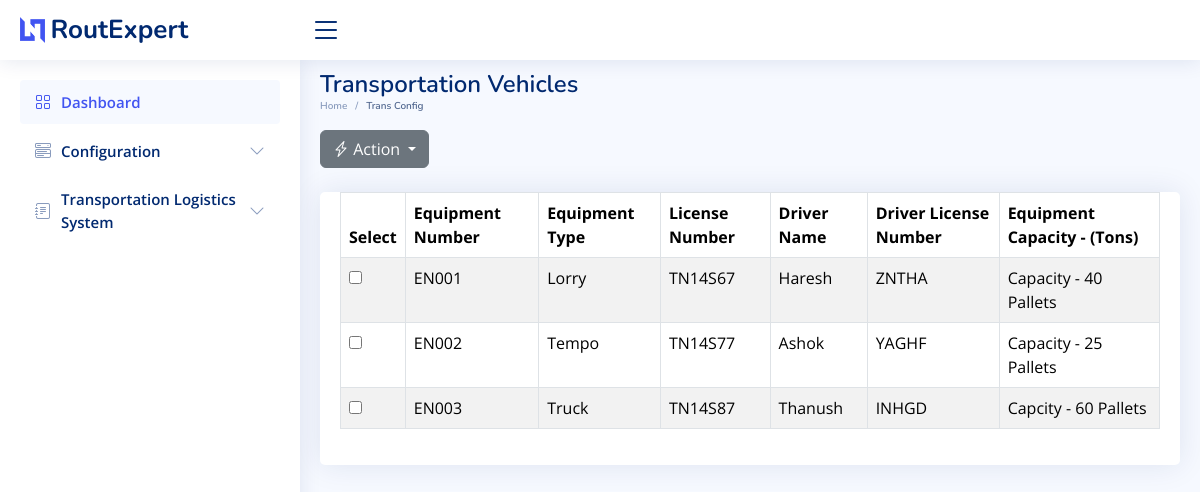
The app's page /trans_equip_config, older data.
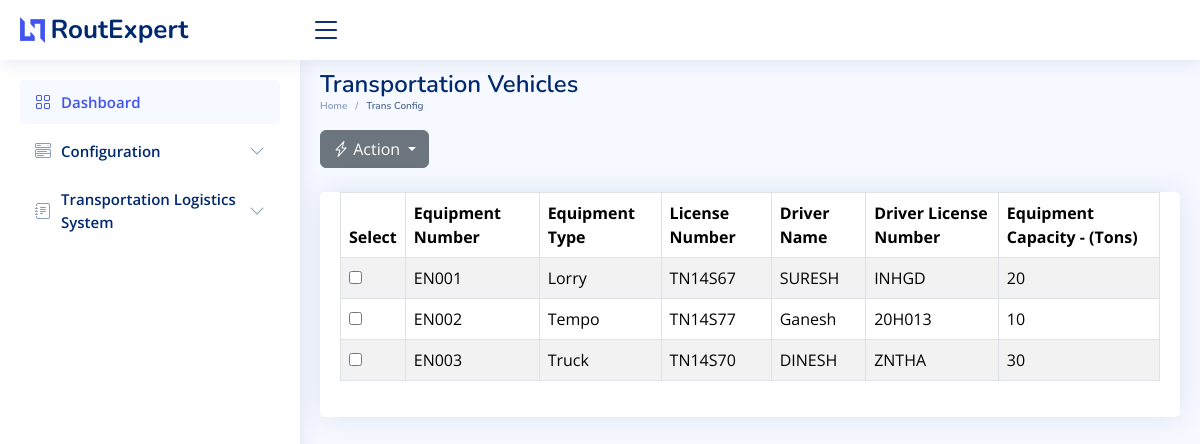
The same page, newer data.
### sql_app/model.py (models this page shows)
class TransportationEquipment(Base):
    __tablename__ = "TransportationEquipment"
    id = Column(Integer, primary_key=True, index=True)
    equipment_number = Column(String)
    equipment_type = Column(String)
    equipment_license_number = Column(String)
    driver_name = Column(String)
    driver_license_number = Column(String)
    equipment_description = Column(String)

### main.py (the view)
@app.get("/trans_equip_config",response_class=HTMLResponse)
async def trans_equip_config(request: Request):
    equipment_list = []
    db = SessionLocal()
    equipment_records = db.query(TransportationEquipment).all()
    for equipment in equipment_records:
        equipment_data = {
            "id": equipment.id,
            "equipment_number": equipment.equipment_number,
            "equipment_type": equipment.equipment_type,
            "equipment_license_number": equipment.equipment_license_number,
            "driver_name": equipment.driver_name,
            "driver_license_number": equipment.driver_license_number,
            "equipment_description": equipment.equipment_description,
        }
        equipment_list.append(equipment_data)
    return templates.TemplateResponse("trans_equip_config.html", {"request": request, "equipment": equipment_list})

### templates/trans_equip_config.html (shortened to what this page needs)
<!DOCTYPE html>
<html lang="en">
  <head>
    <link
      href="../static/assets/vendor/bootstrap/css/bootstrap.min.css"
      rel="stylesheet"
    />
    <link
      href="../static/assets/vendor/bootstrap-icons/bootstrap-icons.css"
      rel="stylesheet"
    />
    <link
      href="../static/assets/vendor/boxicons/css/boxicons.min.css"
      rel="stylesheet"
    />
    <link
      href="../static/assets/vendor/quill/quill.snow.css"
      rel="stylesheet"
    />
    <link
      href="../static/assets/vendor/quill/quill.bubble.css"
      rel="stylesheet"
    />
    <link
      href="../static/assets/vendor/remixicon/remixicon.css"
      rel="stylesheet"
    />
    <link
      href="../static/assets/vendor/simple-datatables/style.css"
      rel="stylesheet"
    />
    <link href="../static/assets/css/style.css" rel="stylesheet" />
  </head>
  <body>
    <header id="header" class="header fixed-top d-flex align-items-center">
      <div class="d-flex align-items-center justify-content-between">
        <a href="/" class="logo d-flex align-items-center">
          <img src="../static/assets/img/logo.png" alt="" />
          <span class="d-none d-lg-block">RoutExpert</span>
        </a>
        <i class="bi bi-list toggle-sidebar-btn"></i>
      </div>
    </header>
    <aside id="sidebar" class="sidebar">
      <ul class="sidebar-nav" id="sidebar-nav">
        <li class="nav-item">
          <a class="nav-link" href="/">
            <i class="bi bi-grid"></i>
            <span>Dashboard</span>
          </a>
        </li>
        <li class="nav-item">
          <a
            class="nav-link collapsed"
            data-bs-target="#components-nav"
            data-bs-toggle="collapse"
            href="#"
          >
            <i class="bi bi-menu-button-wide"></i><span>Configuration</span
            ><i class="bi bi-chevron-down ms-auto"></i>
          </a>
        </li>
        <li class="nav-item">
          <a
            class="nav-link collapsed"
            data-bs-target="#forms-nav"
            data-bs-toggle="collapse"
            href="#"
          >
            <i class="bi bi-journal-text"></i
            ><span>Transportation Logistics System</span
            ><i class="bi bi-chevron-down ms-auto"></i>
          </a>
        </li>
      </ul>
    </aside>
    <main id="main" class="main">
      <div class="pagetitle">
        <h1>Transportation Vehicles</h1>
        <nav>
          <ol class="breadcrumb">
            <li class="breadcrumb-item"><a href="/">Home</a></li>
            <li class="breadcrumb-item active">Trans Config</li>
          </ol>
        </nav>
      </div>
      <section class="section dashboard">
        <div class="row">
          <div class="col-md-6">
            <div class="dropdown d-inline-block">
              <button
                class="btn btn-secondary dropdown-toggle"
                type="button"
                id="configurationDropdown"
                data-bs-toggle="dropdown"
                aria-expanded="false"
              >
                <i class="bi bi-lightning-charge"></i> Action
              </button>
            </div>
          </div>
        </div>
        <div class="container-lg-10 mt-4">
          <div class="card">
            <div class="card-body">
              <table class="table datatable table-bordered table-striped">
                <thead class="thead-dark">
                  <tr>
                    <th>Select</th>
                    <th>Equipment Number</th>
                    <th>Equipment Type</th>
                    <th>License Number</th>
                    <th>Driver Name</th>
                    <th>Driver License Number</th>
                    <th>Equipment Capacity - (Tons) </th>
                  </tr>
                </thead>
                <tbody>
                  {% for equipment in equipment %}
                  <tr>
                    <td>
                      <input
                        type="checkbox"
                        name="selectedEquipment"
                        value="{{ equipment.id }}"
                      />
                    </td>
                    <td class="equipment-info" data-column="equipment_number">
                      {{ equipment.equipment_number }}
                    </td>
                    <td class="equipment-info" data-column="equipment_type">
                      {{ equipment.equipment_type }}
                    </td>
                    <td class="equipment-info" data-column="license_number">
                      {{ equipment.equipment_license_number }}
                    </td>
                    <td class="equipment-info" data-column="driver_name">
                      {{ equipment.driver_name }}
                    </td>
                    <td
                      class="equipment-info"
                      data-column="driver_license_number"
                    >
                      {{ equipment.driver_license_number }}
                    </td>
                    <td class="equipment-info" data-column="description">
                      {{ equipment.equipment_description }}
                    </td>
                  </tr>
                  {% endfor %}
                </tbody>
              </table>
            </div>
          </div>
        </div>
      </section>
    </main>
  </body>
</html>

### static/assets/css/style.css (style rules this page uses)
:root { scroll-behavior: smooth; }
body { font-family: "Open Sans", sans-serif; background: #f6f9ff; color: #444444; }
a { color: #4154f1; text-decoration: none; }
h1, h2, h3, h4, h5, h6 { font-family: "Nunito", sans-serif; }
#main { margin-top: 60px; padding: 10px 20px; font-size: 16px; transition: all 0.3s; }
.pagetitle { margin-bottom: 10px; }
.pagetitle h1 { font-size: 24px; margin-bottom: 0; font-weight: 600; color: #012970; }
.card { margin-bottom: 30px; border: none; border-radius: 5px; box-shadow: 0px 0 30px rgba(1, 41, 112, 0.1); }
.card-body { padding: 0 20px 20px 20px; }
.breadcrumb { font-size: 10px; font-family: "Nunito", sans-serif; color: #899bbd; font-weight: 600; }
.breadcrumb a { color: #899bbd; transition: 0.3s; }
.breadcrumb .breadcrumb-item::before { color: #899bbd; }
.breadcrumb .active { color: #51678f; font-weight: 600; }
.logo { line-height: 1; }
@media (min-width: 1200px) { .logo { width: 280px; } }
.logo img { max-height: 26px; margin-right: 6px; }
.logo span { font-size: 26px; font-weight: 700; color: #012970; font-family: "Nunito", sans-serif; }
.header { transition: all 0.5s; z-index: 997; height: 60px; box-shadow: 0px 2px 20px rgba(1, 41, 112, 0.1); background-color: #fff; padding-left: 20px; }
.header .toggle-sidebar-btn { font-size: 32px; padding-left: 10px; cursor: pointer; color: #012970; }
.sidebar { position: fixed; top: 60px; left: 0; bottom: 0; width: 300px; z-index: 996; transition: all 0.3s; padding: 20px; overflow-y: auto; scrollbar-width: thin; scrollbar-color: #aab7cf transparent; box-shadow: 0px 0px 20px rgba(1, 41, 112, 0.1); background-color: #fff; }
@media (min-width: 1200px) { #main, #footer { margin-left: 300px; } }
.sidebar-nav { padding: 0; margin: 0; list-style: none; }
.sidebar-nav li { padding: 0; margin: 0; list-style: none; }
.sidebar-nav .nav-item { margin-bottom: 5px; }
.sidebar-nav .nav-link { display: flex; align-items: center; font-size: 15px; font-weight: 600; color: #4154f1; transition: 0.3; background: #f6f9ff; padding: 10px 15px; border-radius: 4px; }
.sidebar-nav .nav-link i { font-size: 16px; margin-right: 10px; color: #4154f1; }
.sidebar-nav .nav-link.collapsed { color: #012970; background: #fff; }
.sidebar-nav .nav-link.collapsed i { color: #899bbd; }
.sidebar-nav .nav-link .bi-chevron-down { margin-right: 0; transition: transform 0.2s ease-in-out; }

Row changes from the older to the newer data that the page shows:
changed TransportationEquipment "EN001": driver_name "Haresh" → "SURESH"; driver_license_number "ZNTHA" → "INHGD"; equipment_description "Capacity - 40 Pallets" → "20"
changed TransportationEquipment "EN002": driver_name "Ashok" → "Ganesh"; driver_license_number "YAGHF" → "20H013"; equipment_description "Capacity - 25 Pallets" → "10"
changed TransportationEquipment "EN003": equipment_license_number "TN14S87" → "TN14S70"; driver_name "Thanush" → "DINESH"; driver_license_number "INHGD" → "ZNTHA"; equipment_description "Capcity - 60 Pallets" → "30"
